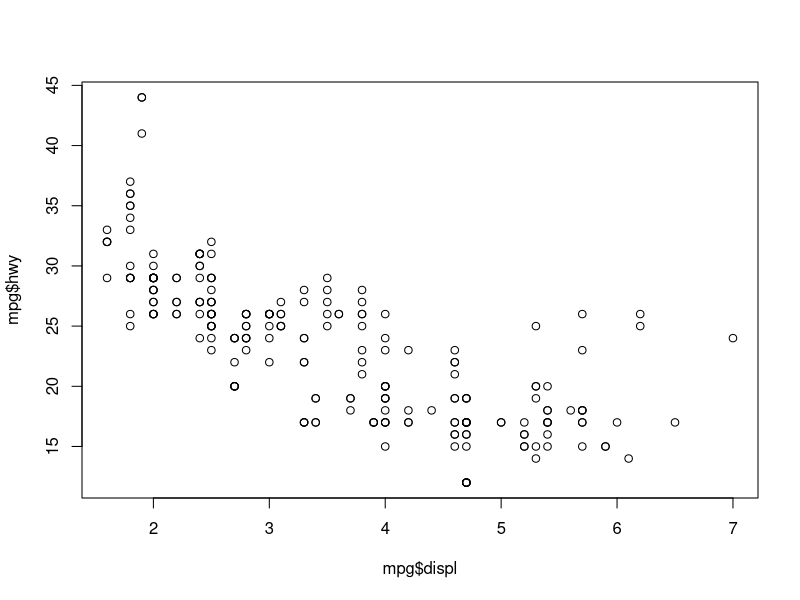
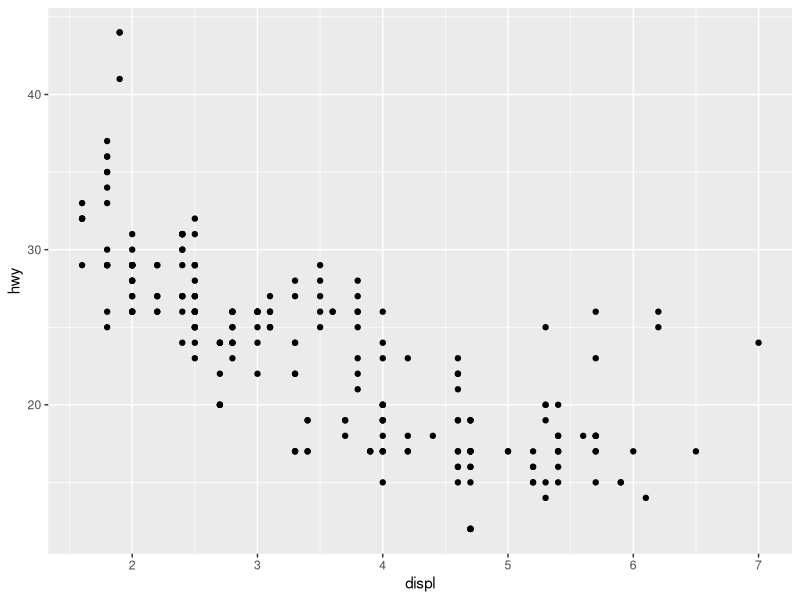
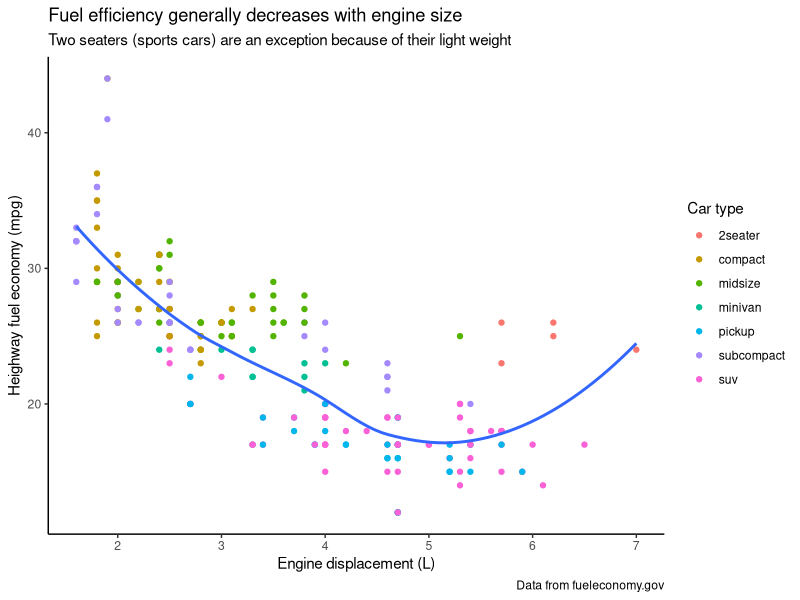

Write the R code that produced these figures, in order. (Note: this script raises an error after producing the figures.)

library(tidyverse)
library(gridExtra)
library(ggrepel)
library(maps)

#install.packages('tidyverse')
#install.packages('gridExtra')
#install.packages('ggrepel')
#install.packages('map')

options(repr.plot.width=6, repr.plot.height=4)
# regular plot functions in R
plot(x=mpg$displ,y=mpg$hwy)

# ggplot!
ggplot(data=mpg) + geom_point(mapping=aes(x=displ,y=hwy))

ggplot(mpg, aes(displ, hwy)) +
  geom_point(aes(color = class)) +
  geom_smooth(se = FALSE) +
  labs(x="Engine displacement (L)",y="Heighway fuel economy (mpg)",
    title = "Fuel efficiency generally decreases with engine size",
    caption = "Data from fueleconomy.gov",
    subtitle = "Two seaters (sports cars) are an exception because of their light weight",
    colour = "Car type"
  ) + theme_classic()

table1 <- data.frame(makemodel=c("audi a4","audi a4","chevrolet corvette","chevrolet corvette","honda civic","honda civic"),
                    year=rep(c(1999,2008),3),
                    cty=c(18,21,15,15,24,25),
                    hwy=c(29,30,23,25,32,36))
table1

table2a <- data.frame(makemodel=c("audi a4","chevrolet corvette","honda civic"),`1999`=c(18,15,24),'2008'=c(21,15,25),check.names=FALSE)
table2b <- data.frame(makemodel=c("audi a4","chevrolet corvette","honda civic"),`1999`=c(29,23,32),'2008'=c(30,25,36),check.names=FALSE)
table2a
table2b

tidy2a <- gather(table2a,`1999`,`2008`,key="year",value="cty")
tidy2a

tidy2b <- gather(table2b, `1999`, `2008`, key = "year", value = "hwy")
tidy2b

right_join(tidy2a,tidy2b)

table3 <- data.frame(makemodel=c(rep("audi a4",4),rep("chevrolet corvette",4),rep("honda civic",4)),
                    year=rep(c(1999,1999,2008,2008),3),
                    type=rep(c("cty","hwy"),6),
                     mileage=c(18,29,21,30,15,23,15,25,24,32,25,36))
table3

spread(table3, key=type,value=mileage)

stocks <- tibble(
  year   = c(2015, 2015, 2016, 2016),
  half  = c(   1,    2,     1,    2),
  return = c(1.88, 0.59, 0.92, 0.17)
)

stocks

stocks %>% 
  spread(year, return) %>% 
  gather("year", "return", `2015`:`2016`)

table4a %>% 
  gather(1999, 2000, key = "year", value = "cases")

people <- tribble(
  ~name,             ~key,    ~value,
  #-----------------|--------|------
  "Phillip Woods",   "age",       45,
  "Phillip Woods",   "height",   186,
  "Phillip Woods",   "age",       50,
  "Jessica Cordero", "age",       37,
  "Jessica Cordero", "height",   156
)

table4 <- data.frame(makemodel=c("audi a4","audi a4","chevrolet corvette","chevrolet corvette","honda civic","honda civic"),
                     year=rep(c(1999,2008),3),
                    mileages=c('18/29','21/30','15/23','15/25','24/32','25/36'))
table4

separate(table4, mileages, into = c("cty", "hwy"), sep="/")

sep <- separate(table4, makemodel, into = c("make", "model"), sep = ' ')
sep

unite(sep, new, make, model)

unite(sep, makemodel, make, model, sep=' ')

unite(sep, makemodel, make, model, sep=' ') %>%
    separate(mileages, into=c("cty","hwy"))

tibble(x = c("a,b,c", "d,e,f,g", "h,i,j")) %>% 
  separate(x, c("one", "two", "three"))

tibble(x = c("a,b,c", "d,e", "f,g,i")) %>% 
  separate(x, c("one", "two", "three"))

head(mpg)

# filter out 2seater cars
no_2seaters <- filter(mpg, class != "2seater")
head(no_2seaters)

# filter out audis, chevys, and hondas
mpg %>% filter(!manufacturer %in% c("audi","chevrolet","honda")) %>% head

# arrange/reorder mpg by class
arrange(mpg, class) %>% head

# arrange/reorder data frame with 2seaters filtered out by class
# 2seaters does not appear which is as it should be
arrange(no_2seaters, class) %>% head

# arrange mpg so that first hwy mileage is by descending order, then cty mileage is by descending order
arrange(mpg, desc(hwy), desc(cty)) %>% head

df <- data.frame(x=c(5,2,NA,6))
df

# arrange df by ascending order, NA will be at bottom
arrange(df, x)

# arrange df by descending order, NA will be at bottom
arrange(df, desc(x))

# rest of the values are unsorted because they are all T for !is.na(x)
arrange(df,!is.na(x))

# can arrange by x again to get ascending order
arrange(df,!is.na(x),desc(x))

# select manufacturer, model, year, cty, hwy
select(mpg, manufacturer, model, year, cty, hwy) %>% head

# select all columns model thru hwy
select(mpg, model:hwy) %>% head
head(mpg)

# select all columns except cyl thru drv and class
select(mpg, -(cyl:drv), -class) %>% head

# add a new column that takes average mileage between city and highway
mutate(mpg, avg_mileage = (cty+hwy)/2) %>% head

# keep only average mileage between city and highway
transmute(mpg,cty,avg_mileage=(cty+hwy)/2) %>% head

# get average mileage grouped by engine cylinder
m <- mutate(mpg, avg_mileage=(cty+hwy)/2)
# behavior is actually different in R/RStudio compared to notebooks
m %>% group_by(cyl) %>%
    summarise(avg=mean(avg_mileage)) %>%
    head

group_by(m, drv) %>%
    summarise(avg=mean(avg_mileage))

# df after group_by would show that we have 9 groups
drv_cyl <- group_by(m, drv, cyl) %>%
    summarise(avg=mean(avg_mileage)) %>%
    arrange(desc(avg))
drv_cyl

drv_cyl %>% summarise(max=max(avg))

ungroup(drv_cyl) %>% summarise(max=max(avg))

ex2_df <- data.frame(x=c(5,2,NA,6),y=c(NA,5,10,3))

head(mpg) # automatically loaded when you load tidyverse

ggplot(mpg)

ggplot(mpg) + geom_point()

ggplot(mpg) + geom_point(mapping=aes(x=displ,y=hwy))

head(mpg)

p1 <- ggplot(data=mpg) + geom_point(mapping=aes(x=displ,y=hwy,color=class))
p2 <- ggplot(data=mpg) + geom_point(mapping=aes(x=displ,y=hwy,shape=class))
p3 <- ggplot(data=mpg) + geom_point(mapping=aes(x=displ,y=hwy,size=class))
p4 <- ggplot(data=mpg) + geom_point(mapping=aes(x=displ,y=hwy,alpha=class))
grid.arrange(p1,p2,p3,p4,nrow=2)

# for color property, all data points were assigned to 'blue', therefore ggplot2 assigns a single level to all of the
# points, which is red
ggplot(data=mpg) + geom_point(mapping=aes(x=displ,y=hwy,color='blue'))

# here color is placed outside aesthetic mapping, so ggplot2 understands that we want color of points to be blue
ggplot(data=mpg) + geom_point(mapping=aes(x=displ,y=hwy),color='blue')

# cty is a continuous variable, so when mapped to color we get a gradient with bins instead
ggplot(data=mpg) + geom_point(mapping=aes(x=displ,y=hwy,color=cty))

# if we try to map cyl to shape we get an error because shape is only for discrete variables
# even though we only have cyl=4,5,6 or 8
ggplot(data=mpg) + geom_point(mapping=aes(x=displ,y=hwy,shape=cyl))

# will transform into categorical variable with levels
as.factor(mpg$cyl)

# all is well when we use as.factor()
ggplot(data=mpg) + geom_point(mapping=aes(x=displ,y=hwy,shape=as.factor(cyl)))

ggplot(data=mpg) + geom_point()

ggplot(data = mpg) +
  geom_smooth(mapping = aes(x = displ, y = hwy))

# data has been separated into three lines based on their drivetrain: 4 (4wd), f (front), r (rear)
ggplot(data = mpg) +
  geom_smooth(mapping = aes(x = displ, y = hwy, linetype = as.factor(cyl)))

ggplot(data = mpg) + 
  geom_point(mapping = aes(x = displ, y = hwy, color=drv)) +
  geom_smooth(mapping = aes(x = displ, y = hwy, color=drv, linetype=drv))

ggplot(data=mpg) +
    geom_smooth(mapping=aes(x=displ,y=hwy,group=drv))

# global mapping of displ and hwy creates x and yaxis
ggplot(data=mpg, mapping=aes(x=displ,y=hwy))

# mapping color to class for point geom while using global x and y mappings
ggplot(data=mpg, mapping=aes(x=displ,y=hwy)) + geom_point(mapping=aes(color=class))

# geom_smooth doesn't need any mapping arguments if using global
ggplot(data=mpg, mapping=aes(x=displ,y=hwy)) +
    geom_point(mapping=aes(color=class))+
    geom_smooth()

# second geom_smooth uses same x and y mapping
# but mapping comes from no_2seaters data (from Transform section) instead
ggplot(data = mpg, mapping = aes(x = displ, y = hwy)) + 
  geom_point(mapping = aes(color = class)) + 
  geom_smooth() +
  geom_smooth(data = no_2seaters)

ggplot(data=mpg) +
    geom_point(mapping=aes(x=displ,y=hwy)) +
    facet_wrap(~ class, nrow=2)

ggplot(data=mpg) +
    geom_point(mapping=aes(x=displ,y=hwy)) +
    facet_wrap(~ class, nrow=3)

ggplot(data=mpg) +
    geom_point(mapping=aes(x=displ,y=hwy)) +
    facet_wrap(~ class, ncol=4)

# some facets are empty because no observations have those combos
ggplot(data = mpg) + 
  geom_point(mapping = aes(x = displ, y = hwy)) + 
  facet_grid(drv ~ cyl)

ggplot(data=mpg) +
    geom_bar(mapping=aes(x=class))

ggplot(data=mpg) +
    stat_count(mapping=aes(x=class))
?geom_bar

# because stat_count() computes count and prop, can use those as variables for mapping as well
ggplot(data=mpg) + geom_bar(mapping=aes(x=class, y=..prop..,group=1))

# stat_summary is associated with geom_pointrange
# default is to compute mean and standard error
ggplot(data = mpg) + 
  stat_summary(mapping = aes(x=class,y=hwy))

# can change stat_summary to compute median and min/max instead
ggplot(data = mpg) +
  stat_summary(
    mapping = aes(x = class, y = hwy),
    fun.ymin = min,
    fun.ymax = max,
    fun.y = median
  )

p1 <- ggplot(data = mpg, mapping=aes(x=class,fill=as.factor(cyl)))
p1 + geom_bar()

# position = identity will place each object exactly where it falls in context of graph.
# Not useful for bar charts, better for scatterplots.
p1 + geom_bar(position="identity", alpha=0.2)

# position = fill will make bars same height
p1 + geom_bar(position="fill")

# position = "dodge" places objects directly beside one another. Easier to compare individual values.
p1 + geom_bar(position="dodge")

# seems quite uniform which suggests multiple observations with same value of cty/hwy
# creating overlapping points
ggplot(data = mpg, mapping = aes(x = cty, y = hwy)) + 
  geom_point()

# definitely the case
ggplot(data = mpg, mapping = aes(x = cty, y = hwy)) + 
  geom_point(position="jitter")

p <- ggplot(data = mpg, mapping = aes(x = class, y = hwy))
p + geom_boxplot()

# flipping coordinates
p + geom_boxplot() + coord_flip()

# can reorder x axis by lowest to highest median hwy mileage
# allows easier comparisons
ggplot(data = mpg, mapping = aes(x = reorder(class,hwy,FUN=median), y = hwy)) + 
  geom_boxplot() +
  coord_flip()

# Setting aspect ratio correctly
nz <- map_data("nz")

ggplot(nz, aes(long, lat, group = group)) +
  geom_polygon(fill = "white", colour = "black")

ggplot(nz, aes(long, lat, group = group)) +
  geom_polygon(fill = "white", colour = "black") +
  coord_quickmap()

# polar coordinates
bar <- ggplot(data = mpg) + 
  geom_bar(
    mapping = aes(x = class, fill = as.factor(cyl)), 
    show.legend = FALSE,
    width = 1
  ) + 
  theme(aspect.ratio = 1) +
  labs(x = NULL, y = NULL)

p1 <- bar + coord_flip()
p2 <- bar + coord_polar()
grid.arrange(p1,p2, nrow=1)

ggplot(mpg, aes(displ, hwy)) +
  geom_point(aes(color = class)) +
  geom_smooth(se = FALSE) +
  labs(
    title = "Fuel efficiency generally\n decreases with engine size",
    subtitle = "Two seaters (sports cars) are an exception because of their light weight",
    caption = "Data from fueleconomy.gov",
    x = "Engine displacement (L)",
    y = "Highway fuel economy (mpg)",
    color = "Car type"
  )

best_in_class <- mpg %>%
  group_by(class) %>%
  filter(row_number(desc(hwy)) == 1)

ggplot(mpg, aes(displ, hwy)) +
  geom_point(aes(colour = class)) +
  geom_text(aes(label = model), data = best_in_class)

ggplot(mpg, aes(displ, hwy)) +
  geom_point(aes(colour = class)) +
  ggrepel::geom_label_repel(aes(label = model), data = best_in_class) +
  labs(
    caption = "Data from fueleconomy.gov",
    x = "Engine displacement (L)",
    y = "Highway fuel economy (mpg)",
    colour = "Car type"
  ) +
  geom_point(size = 3, shape = 1, data = best_in_class)

ggplot(mpg, aes(displ, hwy)) +
  geom_point() +
  scale_y_continuous(breaks = seq(15, 40, by = 5))

ggplot(mpg, aes(displ, hwy)) +
  geom_point() +
  scale_x_continuous(labels = NULL) +
  scale_y_continuous(labels = NULL)

p1 <- ggplot(diamonds, aes(carat, price)) +
  geom_bin2d()
ggplot(diamonds, aes(carat, price)) +
  geom_bin2d() + 
  scale_x_log10() + 
  scale_y_log10()

ggplot(diamonds, aes(log10(carat), log10(price))) +
  geom_bin2d()

ggplot(mpg, aes(displ, hwy)) +
  geom_point(aes(color = drv))

ggplot(mpg, aes(displ, hwy)) +
  geom_point(aes(color = drv)) +
  scale_colour_brewer(palette = "Set1")

ggplot(mpg, aes(displ, hwy)) +
  geom_point(aes(color = drv)) +
  scale_colour_manual(values=c(`4`="red",f="blue",r="blue"))

base <- ggplot(mpg, aes(displ, hwy)) +
  geom_point(aes(colour = class))

#p1 <- base + theme(legend.position = "left")
#p2 <- base + theme(legend.position = "top")
#p3 <- base + theme(legend.position = "bottom")
#p4 <- base + theme(legend.position = "right")

#?theme
base + theme(text=element_text(color="blue",size=4))

#grid.arrange(p1,p2,p3,p4, nrow=2)

ggplot(mpg, aes(displ, hwy)) +
  geom_point(aes(colour = class)) +
  geom_smooth(se = FALSE) +
  theme(legend.position = "bottom") +
  guides(colour = guide_legend(nrow = 1, override.aes = list(size = 4)))

# asetting xlim and ylim in coord_cartesian
ggplot(mpg, mapping = aes(displ, hwy)) +
  geom_point(aes(color = class)) +
  geom_smooth() +
  coord_cartesian(xlim = c(5, 7), ylim = c(10, 30))

# adjusting what data are plotted
# however geom_smooth will plot regression over subsetted data
filter(mpg, displ >= 5, displ <= 7, hwy >= 10, hwy <= 30) %>%
  ggplot(aes(displ, hwy)) +
  geom_point(aes(color = class)) +
  geom_smooth()

# 2 plots use subsetted data therefore have different scales along hwy and displ
suv <- mpg %>% filter(class == "suv")
compact <- mpg %>% filter(class == "compact")
ggplot(suv, aes(displ, hwy, colour = drv)) +
  geom_point()

ggplot(compact, aes(displ, hwy, colour = drv)) +
  geom_point()

# can set limits in each scale
x_scale <- scale_x_continuous(limits = range(mpg$displ))
y_scale <- scale_y_continuous(limits = range(mpg$hwy))
col_scale <- scale_colour_discrete(limits = unique(mpg$drv))

ggplot(suv, aes(displ, hwy, colour = drv)) +
  geom_point() +
  x_scale +
  y_scale +
  col_scale

ggplot(compact, aes(displ, hwy, colour = drv)) +
  geom_point() +
  x_scale +
  y_scale +
  col_scale

base <- ggplot(mpg, aes(displ, hwy)) +
  geom_point(aes(color = class)) +
  geom_smooth(se = FALSE)

p1 <- base + theme_bw()
p2 <- base + theme_light()
p3 <- base + theme_classic()
p4 <- base + theme_linedraw()
p5 <- base + theme_dark()
p6 <- base + theme_minimal()
p7 <- base + theme_void()

grid.arrange(base,p1,p2,p3,p4,p5,p6,p7,nrow=4)

p1 <- ggplot(mpg, aes(displ, hwy)) +
  geom_point(aes(color = class)) +
  geom_smooth(se = FALSE) +
  labs(x="Engine displacement (L)",y="Heighway fuel economy (mpg)",
    title = "Fuel efficiency generally decreases with engine size",
    caption = "Data from fueleconomy.gov",
    subtitle = "Two seaters (sports cars) are an exception because of their light weight",
    colour = "Car type"
  ) + x_scale + y_scale + theme_classic()
p1
ggsave("my_plot.pdf")

tiff("my_plot.tiff",width=7,height=5,units="in",pointsize=8,res=350)
p1
dev.off()

rowMeans(ex2_df)
rowMeans(ex2_df,na.rm=TRUE)
mutate(mpg, avg_mileage = rowMeans(select(mpg,cty,hwy),na.rm=TRUE)) %>%
    head

separate(mpg,trans,into=c('trans',NA),sep='\\(') %>%
    group_by(manufacturer, model, cyl,trans) %>%
    mutate(imp=cty-mean(cty)) %>%
    filter(year==2008,imp>1)

ggplot(mpg) + geom_point(aes(x=cyl,y=hwy))

sessionInfo()


